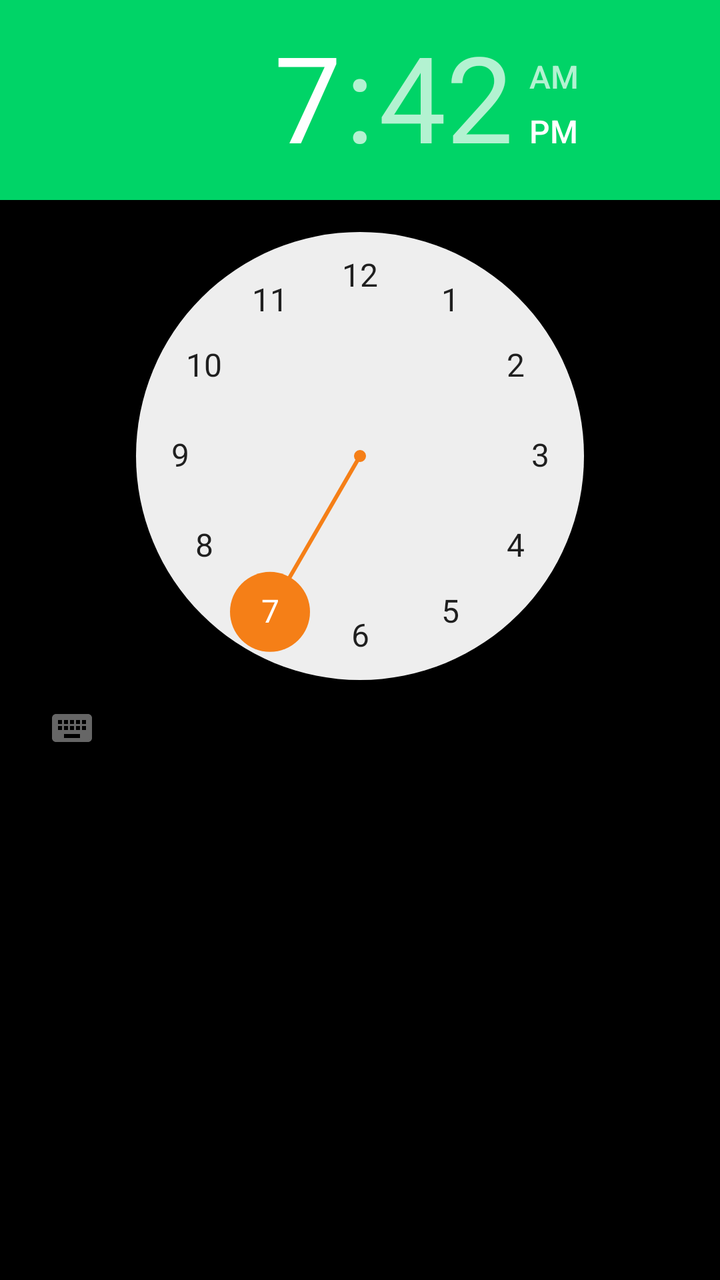
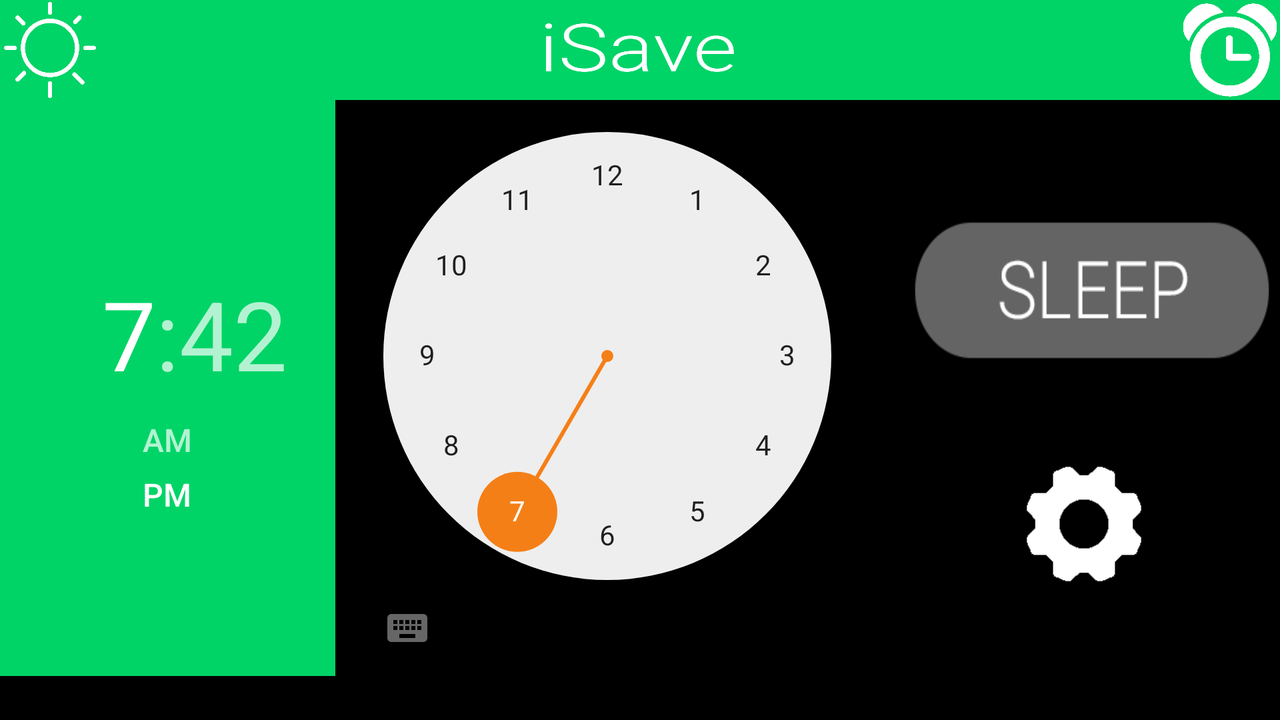

The same Android screen from two of the app's own layout files: first res/layout/ as a phone draws it, then the repository's variant for another configuration, drawn on a device whose configuration selects that folder. Both files follow.
<!-- AndroidManifest.xml: application theme AppTheme -->
<!-- res/layout/activity_my_alarm.xml -->
<?xml version="1.0" encoding="utf-8"?>
<RelativeLayout xmlns:android="http://schemas.android.com/apk/res/android"
    xmlns:tools="http://schemas.android.com/tools"
    android:id="@+id/activity_my_alarm"
    android:layout_width="match_parent"
    android:layout_height="match_parent"
    android:paddingBottom="0dp"
    android:paddingLeft="0dp"
    android:paddingRight="0dp"
    android:paddingTop="0dp"
    android:background="#000000"
    tools:context="baja.isave.myAlarm">


    <TimePicker
        android:layout_width="wrap_content"
        android:layout_height="wrap_content"
        android:id="@+id/timePicker"
        android:amPmTextColor="@color/colorPrimaryDark"
        android:headerBackground="?attr/colorPrimary" />


</RelativeLayout>
<!-- resources referenced by this layout -->
<resources>
  <color name="colorPrimaryDark">#4CAF50</color>
  <style name="AppTheme" parent="Theme.AppCompat.Light.NoActionBar">
          
          <item name="colorPrimary">@color/colorPrimary</item>
          <item name="colorPrimaryDark">@color/colorPrimaryDark</item>
          <item name="colorAccent">@color/colorAccent</item>
      </style>
  <color name="colorPrimary">#00D467</color>
  <color name="colorAccent">#F57F17</color>
</resources>
<!-- res/layout-land/activity_my_alarm.xml (the repository's variant of the layout above) -->
<!-- drawn on the phone turned sideways -->
<?xml version="1.0" encoding="utf-8"?>
<RelativeLayout xmlns:android="http://schemas.android.com/apk/res/android"
    xmlns:app="http://schemas.android.com/apk/res-auto"
    xmlns:tools="http://schemas.android.com/tools"
    android:id="@+id/activity_my_alarm"
    android:layout_width="match_parent"
    android:layout_height="match_parent"
    android:paddingBottom="0dp"
    android:paddingLeft="0dp"
    android:paddingRight="0dp"
    android:paddingTop="0dp"
    android:background="@color/black"
    tools:context="baja.isave.myAlarm">

    <RelativeLayout
        android:layout_width="wrap_content"
        android:layout_height="wrap_content"
        android:background="@color/colorPrimary"
        android:id="@+id/relativeLayout">

        <ImageButton
            android:id="@+id/weather2"
            android:layout_width="50dp"
            android:layout_height="50dp"
            app:srcCompat="@drawable/sun"
            android:scaleType="fitXY"
            android:background="@color/colorPrimary"
            android:onClick="weatherPressed"/>
        <ImageView
            android:layout_width="100dp"
            android:layout_height="30dp"
            android:src="@drawable/logo_i_putih"
            android:scaleType="fitXY"
            android:layout_centerHorizontal="true"
            android:layout_centerVertical="true"
            />
        <ImageButton
            android:id="@+id/alarm2"
            android:layout_width="50dp"
            android:layout_height="50dp"
            android:src="@drawable/clock"
            android:scaleType="fitXY"
            android:background="@color/colorPrimary"
            android:layout_alignParentTop="true"
            android:layout_alignParentEnd="true"/>
    </RelativeLayout>
    <TimePicker
        android:layout_width="wrap_content"
        android:layout_height="wrap_content"
        android:id="@+id/timePicker2"
        android:headerBackground="@color/colorPrimary"
        android:numbersSelectorColor="@color/colorAccent"
        android:layout_alignParentStart="true"
        android:layout_alignParentBottom="true"
        android:layout_below="@+id/relativeLayout" />

    <ImageButton
        android:id="@+id/settingButton"
        android:layout_width="60dp"
        android:layout_height="60dp"
        app:srcCompat="@drawable/settings"
        android:scaleType="fitXY"
        android:background="@color/black"
        android:layout_marginBottom="68dp"
        android:layout_alignParentBottom="true"
        android:layout_alignEnd="@+id/imageButton2"
        android:layout_marginEnd="68dp" />

    <ImageButton
        android:layout_width="200dp"
        android:layout_height="75dp"
        app:srcCompat="@drawable/sleep"
        android:scaleType="fitXY"
        android:background="@color/black"
        android:id="@+id/imageButton2"
        android:layout_marginStart="14dp"
        android:layout_marginBottom="49dp"
        android:layout_above="@+id/settingButton"
        android:layout_toEndOf="@+id/timePicker2" />
</RelativeLayout>
<!-- resources referenced by the variant -->
<!-- as the phone turned sideways resolves them -->
<resources>
  <color name="colorAccent">#F57F17</color>
  <color name="colorPrimary">#00D467</color>
  <!-- drawable clock: png bitmap (drawable, 7291 bytes) -->
  <!-- drawable logo_i_putih: png bitmap (drawable, 18178 bytes) -->
  <!-- drawable settings: png bitmap (drawable, 3477 bytes) -->
  <!-- drawable sleep: png bitmap (drawable, 8324 bytes) -->
  <!-- drawable sun: png bitmap (drawable, 6871 bytes) -->
  <style name="AppTheme" parent="Theme.AppCompat.Light.NoActionBar">
          
          <item name="colorPrimary">@color/colorPrimary</item>
          <item name="colorPrimaryDark">@color/colorPrimaryDark</item>
          <item name="colorAccent">@color/colorAccent</item>
      </style>
  <color name="colorPrimaryDark">#4CAF50</color>
</resources>
